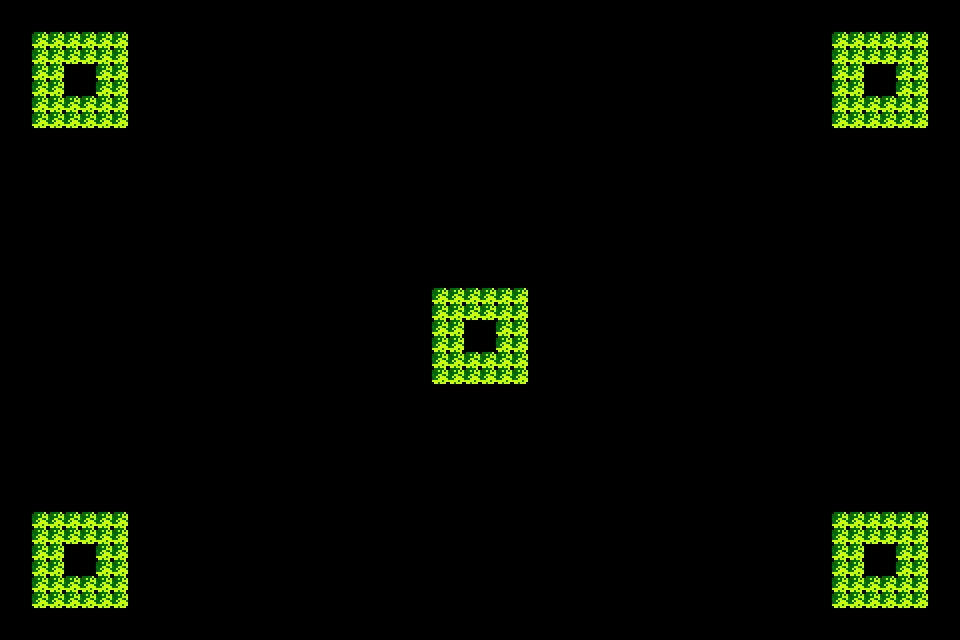

Below is a game level as drawn by its tile map, then a one-line description and the .tmx that defines it (tile-layer data replaced by summaries):
An orthogonal 60x40 tile map with 16x16 px tiles, 1 tile layer (back).

<map version="1.0" orientation="orthogonal" renderorder="right-up" width="60" height="40" tilewidth="16" tileheight="16" nextobjectid="1">
 <tileset firstgid="1" name="base" tilewidth="16" tileheight="16">
  <image source="tile.png" width="224" height="32" />
 </tileset>
 <layer name="back" width="60" height="40">
  <data>[2400 cells, 160 non-empty, 4 distinct tile ids]</data>
 </layer>
</map>
